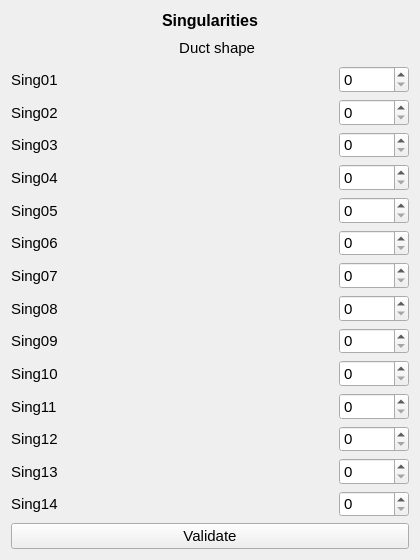
<?xml version="1.0" encoding="UTF-8"?>
<ui version="4.0">
 <class>Singularities</class>
 <widget class="QWidget" name="Singularities">
  <property name="geometry">
   <rect>
    <x>0</x>
    <y>0</y>
    <width>420</width>
    <height>560</height>
   </rect>
  </property>
  <property name="minimumSize">
   <size>
    <width>420</width>
    <height>560</height>
   </size>
  </property>
  <property name="font">
   <font>
    <pointsize>11</pointsize>
   </font>
  </property>
  <property name="windowTitle">
   <string>Singularities</string>
  </property>
  <property name="locale">
   <locale language="English" country="Europe"/>
  </property>
  <layout class="QGridLayout" name="gridLayout_3">
   <item row="0" column="0">
    <layout class="QGridLayout" name="gridLayout_title">
     <item row="0" column="0" colspan="2">
      <widget class="QLabel" name="la_tilte">
       <property name="sizePolicy">
        <sizepolicy hsizetype="Preferred" vsizetype="Fixed">
         <horstretch>0</horstretch>
         <verstretch>0</verstretch>
        </sizepolicy>
       </property>
       <property name="font">
        <font>
         <pointsize>12</pointsize>
         <bold>true</bold>
        </font>
       </property>
       <property name="text">
        <string>Singularities</string>
       </property>
       <property name="alignment">
        <set>Qt::AlignCenter</set>
       </property>
      </widget>
     </item>
     <item row="1" column="0">
      <widget class="QLabel" name="la_duct_shape">
       <property name="minimumSize">
        <size>
         <width>244</width>
         <height>0</height>
        </size>
       </property>
       <property name="font">
        <font>
         <pointsize>11</pointsize>
        </font>
       </property>
       <property name="text">
        <string>Duct shape</string>
       </property>
       <property name="alignment">
        <set>Qt::AlignRight|Qt::AlignTrailing|Qt::AlignVCenter</set>
       </property>
       <property name="margin">
        <number>0</number>
       </property>
      </widget>
     </item>
     <item row="1" column="1">
      <widget class="QLineEdit" name="le_duct_shape">
       <property name="enabled">
        <bool>false</bool>
       </property>
       <property name="minimumSize">
        <size>
         <width>100</width>
         <height>0</height>
        </size>
       </property>
       <property name="maximumSize">
        <size>
         <width>16777215</width>
         <height>16777215</height>
        </size>
       </property>
       <property name="frame">
        <bool>false</bool>
       </property>
       <property name="readOnly">
        <bool>true</bool>
       </property>
      </widget>
     </item>
    </layout>
   </item>
   <item row="1" column="0">
    <layout class="QGridLayout" name="gridLayout_sing">
     <property name="sizeConstraint">
      <enum>QLayout::SetDefaultConstraint</enum>
     </property>
     <item row="5" column="0">
      <widget class="QLabel" name="la_sing06">
       <property name="font">
        <font>
         <pointsize>11</pointsize>
        </font>
       </property>
       <property name="text">
        <string>Sing06</string>
       </property>
      </widget>
     </item>
     <item row="6" column="0">
      <widget class="QLabel" name="la_sing07">
       <property name="font">
        <font>
         <pointsize>11</pointsize>
        </font>
       </property>
       <property name="text">
        <string>Sing07</string>
       </property>
      </widget>
     </item>
     <item row="10" column="1">
      <widget class="QSpinBox" name="sp_sing11">
       <property name="minimumSize">
        <size>
         <width>50</width>
         <height>0</height>
        </size>
       </property>
       <property name="maximumSize">
        <size>
         <width>70</width>
         <height>16777215</height>
        </size>
       </property>
       <property name="font">
        <font>
         <pointsize>11</pointsize>
        </font>
       </property>
      </widget>
     </item>
     <item row="12" column="1">
      <widget class="QSpinBox" name="sp_sing13">
       <property name="minimumSize">
        <size>
         <width>50</width>
         <height>0</height>
        </size>
       </property>
       <property name="maximumSize">
        <size>
         <width>70</width>
         <height>16777215</height>
        </size>
       </property>
       <property name="font">
        <font>
         <pointsize>11</pointsize>
        </font>
       </property>
      </widget>
     </item>
     <item row="4" column="1">
      <widget class="QSpinBox" name="sp_sing05">
       <property name="minimumSize">
        <size>
         <width>50</width>
         <height>0</height>
        </size>
       </property>
       <property name="maximumSize">
        <size>
         <width>70</width>
         <height>16777215</height>
        </size>
       </property>
       <property name="font">
        <font>
         <pointsize>11</pointsize>
        </font>
       </property>
      </widget>
     </item>
     <item row="7" column="0">
      <widget class="QLabel" name="la_sing08">
       <property name="font">
        <font>
         <pointsize>11</pointsize>
        </font>
       </property>
       <property name="text">
        <string>Sing08</string>
       </property>
      </widget>
     </item>
     <item row="5" column="1">
      <widget class="QSpinBox" name="sp_sing06">
       <property name="minimumSize">
        <size>
         <width>50</width>
         <height>0</height>
        </size>
       </property>
       <property name="maximumSize">
        <size>
         <width>70</width>
         <height>16777215</height>
        </size>
       </property>
       <property name="font">
        <font>
         <pointsize>11</pointsize>
        </font>
       </property>
      </widget>
     </item>
     <item row="1" column="0">
      <widget class="QLabel" name="la_sing02">
       <property name="font">
        <font>
         <pointsize>11</pointsize>
        </font>
       </property>
       <property name="text">
        <string>Sing02</string>
       </property>
      </widget>
     </item>
     <item row="9" column="0">
      <widget class="QLabel" name="la_sing10">
       <property name="font">
        <font>
         <pointsize>11</pointsize>
        </font>
       </property>
       <property name="text">
        <string>Sing10</string>
       </property>
      </widget>
     </item>
     <item row="10" column="0">
      <widget class="QLabel" name="la_sing11">
       <property name="font">
        <font>
         <pointsize>11</pointsize>
        </font>
       </property>
       <property name="text">
        <string>Sing11</string>
       </property>
      </widget>
     </item>
     <item row="3" column="1">
      <widget class="QSpinBox" name="sp_sing04">
       <property name="minimumSize">
        <size>
         <width>50</width>
         <height>0</height>
        </size>
       </property>
       <property name="maximumSize">
        <size>
         <width>70</width>
         <height>16777215</height>
        </size>
       </property>
       <property name="font">
        <font>
         <pointsize>11</pointsize>
        </font>
       </property>
      </widget>
     </item>
     <item row="4" column="0">
      <widget class="QLabel" name="la_sing05">
       <property name="font">
        <font>
         <pointsize>11</pointsize>
        </font>
       </property>
       <property name="text">
        <string>Sing05</string>
       </property>
      </widget>
     </item>
     <item row="12" column="0">
      <widget class="QLabel" name="la_sing13">
       <property name="font">
        <font>
         <pointsize>11</pointsize>
        </font>
       </property>
       <property name="text">
        <string>Sing13</string>
       </property>
      </widget>
     </item>
     <item row="2" column="0">
      <widget class="QLabel" name="la_sing03">
       <property name="font">
        <font>
         <pointsize>11</pointsize>
        </font>
       </property>
       <property name="text">
        <string>Sing03</string>
       </property>
      </widget>
     </item>
     <item row="7" column="1">
      <widget class="QSpinBox" name="sp_sing08">
       <property name="minimumSize">
        <size>
         <width>50</width>
         <height>0</height>
        </size>
       </property>
       <property name="maximumSize">
        <size>
         <width>70</width>
         <height>16777215</height>
        </size>
       </property>
       <property name="font">
        <font>
         <pointsize>11</pointsize>
        </font>
       </property>
      </widget>
     </item>
     <item row="9" column="1">
      <widget class="QSpinBox" name="sp_sing10">
       <property name="minimumSize">
        <size>
         <width>50</width>
         <height>0</height>
        </size>
       </property>
       <property name="maximumSize">
        <size>
         <width>70</width>
         <height>16777215</height>
        </size>
       </property>
       <property name="font">
        <font>
         <pointsize>11</pointsize>
        </font>
       </property>
      </widget>
     </item>
     <item row="13" column="1">
      <widget class="QSpinBox" name="sp_sing14">
       <property name="minimumSize">
        <size>
         <width>50</width>
         <height>0</height>
        </size>
       </property>
       <property name="maximumSize">
        <size>
         <width>70</width>
         <height>16777215</height>
        </size>
       </property>
       <property name="font">
        <font>
         <pointsize>11</pointsize>
        </font>
       </property>
      </widget>
     </item>
     <item row="0" column="1">
      <widget class="QSpinBox" name="sp_sing01">
       <property name="minimumSize">
        <size>
         <width>50</width>
         <height>0</height>
        </size>
       </property>
       <property name="maximumSize">
        <size>
         <width>70</width>
         <height>16777215</height>
        </size>
       </property>
       <property name="font">
        <font>
         <pointsize>11</pointsize>
        </font>
       </property>
      </widget>
     </item>
     <item row="14" column="0" colspan="2">
      <widget class="QPushButton" name="btn_valider">
       <property name="sizePolicy">
        <sizepolicy hsizetype="Minimum" vsizetype="Expanding">
         <horstretch>0</horstretch>
         <verstretch>0</verstretch>
        </sizepolicy>
       </property>
       <property name="maximumSize">
        <size>
         <width>16777215</width>
         <height>140</height>
        </size>
       </property>
       <property name="font">
        <font>
         <pointsize>11</pointsize>
        </font>
       </property>
       <property name="text">
        <string>Validate</string>
       </property>
      </widget>
     </item>
     <item row="11" column="1">
      <widget class="QSpinBox" name="sp_sing12">
       <property name="minimumSize">
        <size>
         <width>50</width>
         <height>0</height>
        </size>
       </property>
       <property name="maximumSize">
        <size>
         <width>70</width>
         <height>16777215</height>
        </size>
       </property>
       <property name="font">
        <font>
         <pointsize>11</pointsize>
        </font>
       </property>
      </widget>
     </item>
     <item row="8" column="1">
      <widget class="QSpinBox" name="sp_sing09">
       <property name="minimumSize">
        <size>
         <width>50</width>
         <height>0</height>
        </size>
       </property>
       <property name="maximumSize">
        <size>
         <width>70</width>
         <height>16777215</height>
        </size>
       </property>
       <property name="font">
        <font>
         <pointsize>11</pointsize>
        </font>
       </property>
      </widget>
     </item>
     <item row="11" column="0">
      <widget class="QLabel" name="la_sing12">
       <property name="font">
        <font>
         <pointsize>11</pointsize>
        </font>
       </property>
       <property name="text">
        <string>Sing12</string>
       </property>
      </widget>
     </item>
     <item row="3" column="0">
      <widget class="QLabel" name="la_sing04">
       <property name="font">
        <font>
         <pointsize>11</pointsize>
        </font>
       </property>
       <property name="text">
        <string>Sing04</string>
       </property>
      </widget>
     </item>
     <item row="0" column="0">
      <widget class="QLabel" name="la_sing01">
       <property name="font">
        <font>
         <pointsize>11</pointsize>
        </font>
       </property>
       <property name="text">
        <string>Sing01</string>
       </property>
      </widget>
     </item>
     <item row="8" column="0">
      <widget class="QLabel" name="la_sing09">
       <property name="font">
        <font>
         <pointsize>11</pointsize>
        </font>
       </property>
       <property name="text">
        <string>Sing09</string>
       </property>
      </widget>
     </item>
     <item row="13" column="0">
      <widget class="QLabel" name="la_sing14">
       <property name="font">
        <font>
         <pointsize>11</pointsize>
        </font>
       </property>
       <property name="text">
        <string>Sing14</string>
       </property>
      </widget>
     </item>
     <item row="2" column="1">
      <widget class="QSpinBox" name="sp_sing03">
       <property name="minimumSize">
        <size>
         <width>50</width>
         <height>0</height>
        </size>
       </property>
       <property name="maximumSize">
        <size>
         <width>70</width>
         <height>16777215</height>
        </size>
       </property>
       <property name="font">
        <font>
         <pointsize>11</pointsize>
        </font>
       </property>
      </widget>
     </item>
     <item row="6" column="1">
      <widget class="QSpinBox" name="sp_sing07">
       <property name="minimumSize">
        <size>
         <width>50</width>
         <height>0</height>
        </size>
       </property>
       <property name="maximumSize">
        <size>
         <width>70</width>
         <height>16777215</height>
        </size>
       </property>
       <property name="font">
        <font>
         <pointsize>11</pointsize>
        </font>
       </property>
      </widget>
     </item>
     <item row="1" column="1">
      <widget class="QSpinBox" name="sp_sing02">
       <property name="minimumSize">
        <size>
         <width>50</width>
         <height>0</height>
        </size>
       </property>
       <property name="maximumSize">
        <size>
         <width>70</width>
         <height>16777215</height>
        </size>
       </property>
       <property name="font">
        <font>
         <pointsize>11</pointsize>
        </font>
       </property>
      </widget>
     </item>
    </layout>
   </item>
  </layout>
 </widget>
 <resources/>
 <connections/>
</ui>
